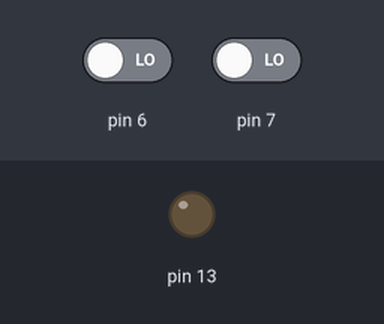
A sketch run on a simulated Arduino Uno, built with avr-gcc and run on an emulated ATmega328P. On the bench: output pins drawn as LEDs (lit = HIGH). The test bench sets the inputs (shaded band); at power-on: pin 6 LOW, pin 7 LOW.

Above: at 1.2 s.
1.3 s: pin 6 driven HIGH and pin 7 driven HIGH
At 2.2 s:
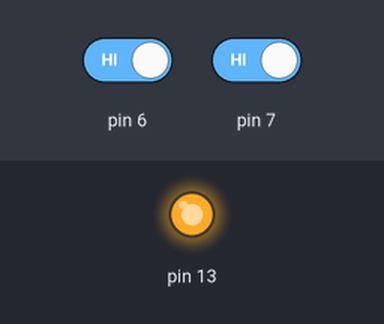
2.8 s: pin 6 driven LOW
At 3.4 s:
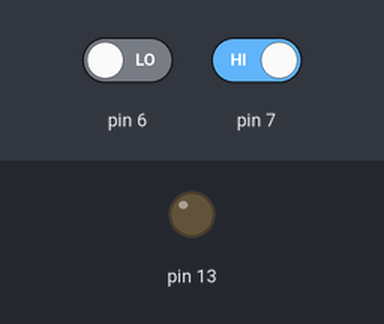
4.3 s: pin 6 driven HIGH
At 5.7 s:
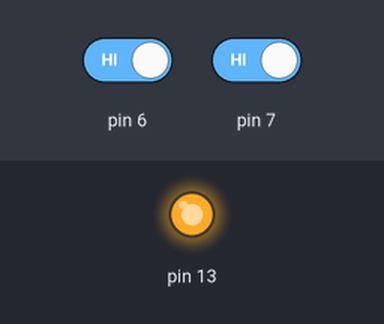
Timing chart, 0 to 7.3 s (numbered marks = the images above; inputs shaded):
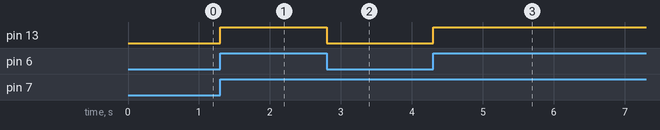

Measured:
- after the input at 1.3 s, pin 13: LOW → HIGH at once
- after the input at 2.8 s, pin 13: HIGH → LOW at once
- after the input at 4.3 s, pin 13: LOW → HIGH at once

The sketch:

BUTTON_AND.ino
```cpp
const uint8_t LED_PIN {13U};//c++초기화용 uniform initialization
const uint8_t BUTTON_SW1 {6U}; //input용
const uint8_t BUTTON_SW2 {7U};

void setup() {
  // put your setup code here, to run once:
  pinMode(LED_PIN, OUTPUT);//LED 반드시 output => 안하면 불 옅다
  pinMode(BUTTON_SW1, INPUT); //안해도 기본은 INPUT
  pinMode(BUTTON_SW2, INPUT);
}

void loop() {
  // put your main code here, to run repeatedly:
  boolean button1 = digitalRead(BUTTON_SW1);
  boolean button2 = digitalRead(BUTTON_SW2);

  if(button1==HIGH && button2==HIGH){
    digitalWrite(LED_PIN, HIGH);
  }else{
    digitalWrite(LED_PIN, LOW);
  }

}
```
